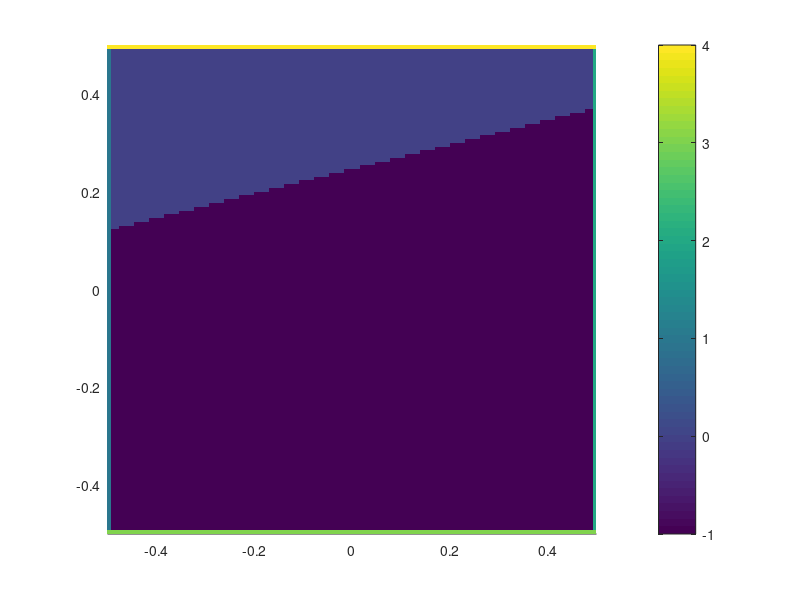

Source code (MATLAB): (Note: this script raises an error after producing the figure.)
clear
% Main switches
WENO5    = 1;
test     = 4;
vstep    = 5;
order    = 2;
dimsplit = 1;
% Space
xmin     = -0.5;  xmax    =    0.5; Lx = xmax - xmin;
ymin     = -0.5;  ymax    =    0.5; Ly = ymax - ymin;
zmin     = -0.50; zmax    =    0.5; Lz = zmax - zmin;
nx       = 4*32;
ny       = 4*32;
nz       = 1;
nt       = 1000;
nout     = 20;
dx       = Lx/nx;
dy       = Ly/ny;
dz       = Lz/nz;
dt       = 0.25*min(min(dx,dy),dz) / 4;

% Dirichlet boundary conditions
BC   = 4;
valW = 2.0;
valE = 1.0;
valS = 1.0;
valN = 1.0;
valX = 1.0; % surface value

% Mesh
xce=xmin-dx/2:dx:xmax+dx/2;
yce=ymin-dy/2:dy:ymax+dy/2;
zce=zmin-dz/2:dz:zmax+dz/2;
xc=xmin+dx/2:dx:xmax-dx/2;
yc=ymin+dy/2:dy:ymax-dy/2;
zc=zmin+dz/2:dz:zmax-dz/2;
xv=xmin:dx:xmax;
yv=ymin:dy:ymax;
[xce2,yce2,zce2] = ndgrid(xce,yce,zce);
[xvx2,~,~] = ndgrid(xc,yv,zc);
[~,yvy2,~] = ndgrid(xv,yc,zc);
% Storage
maxphiv = zeros(nt,1);
% Setups
if test==0
    % Shift in x
    xC = 0.0;
    yC = 0.0;
    zC = 0.5*(zmin+zmax);
    Vx      =  ones(nx+1,ny+0,nz+0);
    Vy      =  zeros(nx+0,ny+1,nz+0);
    Vz      =  zeros(nx+0,ny+0,nz+1);
elseif test==1
    % Shift in y
    xC = 0.0;
    yC = 0.0;
    zC = 0.5*(zmin+zmax);
    Vx      =  zeros(nx+1,ny+0,nz+0);
    Vy      =   ones(nx+0,ny+1,nz+0);
    Vz      =  zeros(nx+0,ny+0,nz+1);
elseif test==3
    % Rotate
    xC = 0.0;
    yC = 0.3;
    zC = 0.5*(zmin+zmax);
    Vx      =   xvx2';
    Vy      =  -yvy2';
    Vz      =  zeros(nx+0,ny+0,nz+1);
elseif test==4
    % Shift in x y
    xC = 0.0;
    yC = 0.0;
    zC = 0.5*(zmin+zmax);
    Vx      =   ones(nx+1,ny+0,nz+0);
    Vy      =  -ones(nx+0,ny+1,nz+0);
    Vz      =  zeros(nx+0,ny+0,nz+1);
end
% Initial condition
% Tc_ex = exp(-(xce2-xC).^2/ 0.001 - (yce2-yC).^2/ 0.001 - (zce2-zC).^2/ 0.001);
Tc_ex = exp(-(xce2-xC).^2/ 0.001 - (yce2-yC).^2/ 0.001);
% Pre-process
vxm1  = min(Vx(1:end-1,:,int16(ceil(nz/2))),0);
vxp1  = max(Vx(2:end  ,:,int16(ceil(nz/2))),0);
vym1  = min(Vy(:,1:end-1,int16(ceil(nz/2))),0);
vyp1  = max(Vy(:,2:end  ,int16(ceil(nz/2))),0);
phi1  = Tc_ex(2:end-1,2:end-1,int16(ceil(nz/2)));
VxC   = 0.5*(Vx(1:end-1,:,:)+Vx(2:end-0,:,:));
VyC   = 0.5*(Vy(:,1:end-1,:)+Vy(:,2:end-0,:));

% Draw top free surface
xc2 = xce2(2:end-1,2:end-1,2:end-1);
yc2 = yce2(2:end-1,2:end-1,2:end-1);
zc2 = zce2(2:end-1,2:end-1,2:end-1);
in    = ones(size(phi1));
in(yc2>0.25*xc2+0.25) = 0;
phi1(in==0) = -1;
inC = in==1;
bc  = 5*ones(nx+2,ny+2);
bc(2:end-1,2:end-1) = inC;
bc(bc==1) = -1;
bc(1,:) = 1; bc(end,:) = 2;
bc(:,1) = 3; bc(:,end) = 4;

% bcexxx(  1,:) = 100; bcexxx(    2,:) = 10; bcexxx(    3,:) = 1;
% bcexxx(end,:) = 200; bcexxx(end-1,:) = 20; bcexxx(end-2,:) = 2;
% 
% 
% 
% bcexxx  = 5*ones(nx+6,ny+6);
% 
% for i=1:nx+6
%     for j=1:nx+6
%         
%         
% 
%     end
% end


figure(1)
hold on
imagesc(xc,yc, bc' ), axis xy image, colorbar
% imagesc(xce,yce, phiex' ), axis xy image, colorbar

drawnow






time  = 0;
%% Time loop
for it=1:nt
    
    time = time + dt;
        
    % 1.1 Upwind
    phi1o = phi1;
    phi1t = phi1;
    for step=1:order
        if WENO5 == 0 % upwind
            
            phiex  = -0*ones(nx+2,ny+2);

            % Extended values in x - NEW FOR SURFACE
            for j=1:ny+2
                for i=1:nx+2

                    if bc(i,j)==1 && bc(i+1,j)==-1 && i==1
                         phiex(i,j) = 2*valW - phi1t(i-1+1,j-1);
                    elseif bc(i,j)==2 && bc(i-1,j)==-1 && i==nx+2
                         phiex(i,j) = 2*valE - phi1t(i-1-1,j-1);
                    elseif bc(i,j)==0 && (bc(i+1,j)==-1)
                         phiex(i,j) = 2*valX - phi1t(i-1+1,j-1);
                    elseif bc(i,j)==0 && (bc(i-1,j)==-1)
                         phiex(i,j) = 2*valX - phi1t(i-1-1,j-1);
                    elseif i>1 && i<nx+2 && j>1 && j<ny+2
                        phiex(i,j) = phi1t(i-1,j-1);
                    end

                end
            end
            phxm1 = 1/dx*(phiex(2:end-1,2:end-1) - phiex(1:end-2,2:end-1));
            phxp1 = 1/dx*(phiex(3:end,2:end-1)   - phiex(2:end-1,2:end-1));
        else
            [phxm1,phxp1,c,d] = weno5_v3_free(phi1t, dx, dy , 1, 0, BC, valW, valE, valS, valN, valX, bc);
        end
        phi1t = phi1t - dimsplit*dt*(vxp1.*phxm1 + vxm1.*phxp1);
    end
    phi1t(inC) = (1/order)*phi1t(inC) + (1-1/order)*phi1o(inC);
    phi1o = phi1t;
    for step=1:order
        if WENO5 == 0 % upwind
            
            phiey  = -0*ones(nx+2,ny+2);
            
            % Extended values in y - NEW FOR SURFACE
            for j=1:ny+2
                for i=1:nx+2

                    if bc(i,j)==3 && bc(i,j+1)==-1 && j==1
                         phiey(i,j) = 2*valS - phi1t(i-1,j-1+1);
                    elseif bc(i,j)==4 && bc(i,j-1)==-1 && j==ny+2
                         phiey(i,j) = 2*valN - phi1t(i-1,j-1-1);
                    elseif bc(i,j)==0 && (bc(i,j+1)==-1)
                         phiey(i,j) = 2*valX - phi1t(i-1,j-1+1);
                    elseif bc(i,j)==0 && (bc(i,j-1)==-1)
                         phiey(i,j) = 2*valX - phi1t(i-1,j-1-1);
                    elseif i>1 && i<nx+2 && j>1 && j<ny+2
                        phiey(i,j) = phi1t(i-1,j-1);
                    end

                end
            end
            phym1 = 1/dy*(phiey(2:end-1,2:end-1) - phiey(2:end-1,1:end-2));
            phyp1 = 1/dy*(phiey(2:end-1,3:end)   - phiey(2:end-1,2:end-1));
        else
            [a,b,phym1,phyp1] = weno5_v3_free(phi1t, dx, dy , 0, 1, BC, valW, valE, valS, valN, valX, bc);
        end
        phi1t = phi1t - dt*(vyp1.*phym1 + vym1.*phyp1) - (1-dimsplit)*dt*(vxp1.*phxm1 + vxm1.*phxp1);
    end
    phi1(inC) = (1/order)*phi1t(inC) + (1-1/order)*phi1o(inC);
    % Post-processing
    % centerx = time*1 + 0.1
    maxphiv(it) = max(max(phi1(:)));
    if mod(it,nout)==0
        figure(1),clf;
        hold on
        imagesc(xc,yc, phi1' )
        colorbar
        quiver(xc(1:vstep:end,1:vstep:end),yc(1:vstep:end,1:vstep:end),VxC(1:vstep:end,1:vstep:end,1:vstep:end,1:vstep:end)',VyC(1:vstep:end,1:vstep:end,1:vstep:end,1:vstep:end)', 'w')
        set(gca,'ydir','normal')
%         caxis([0 2])
        title(maxphiv(it))
        drawnow
        figure(2),clf;
        plot(1:it, maxphiv(1:it), 'ok')
    end
end
